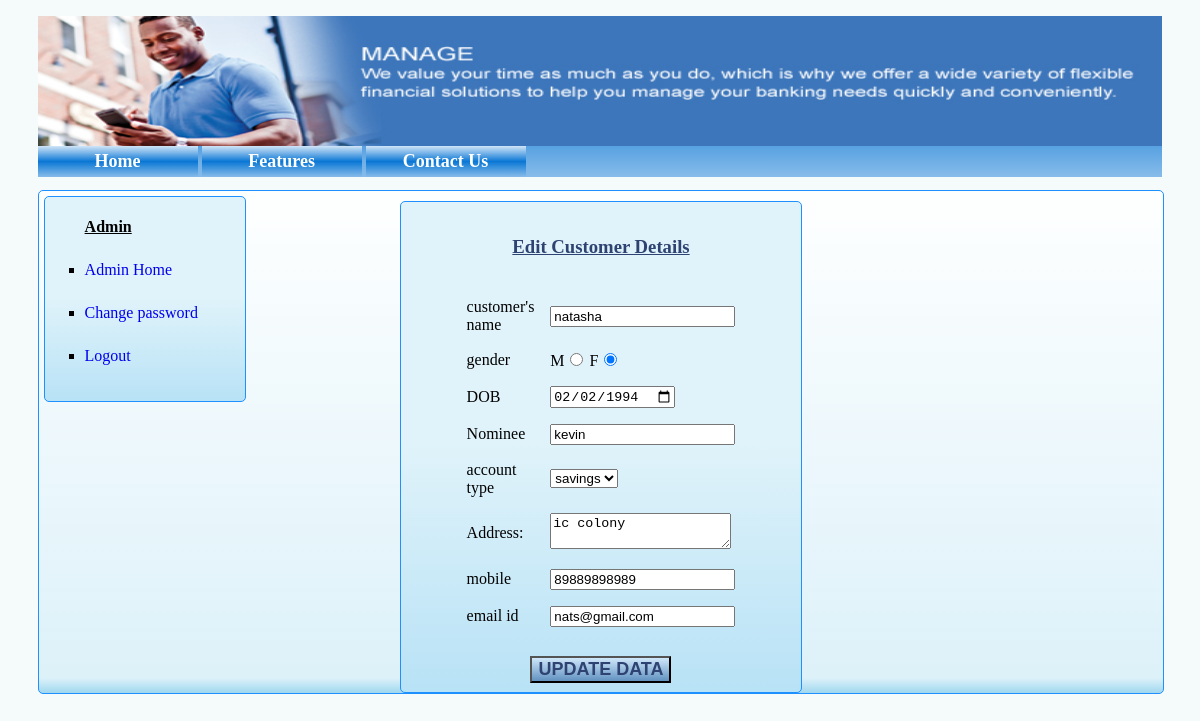
The page /editcustomer.php?customer_id=53 (signed in) on the database its author committed.
### tables this page shows
CREATE TABLE IF NOT EXISTS `customer` (
`id` int(5) NOT NULL,
  `name` varchar(255) NOT NULL,
  `gender` char(1) NOT NULL,
  `dob` date NOT NULL,
  `nominee` varchar(255) NOT NULL,
  `account` varchar(255) NOT NULL,
  `address` varchar(255) NOT NULL,
  `mobile` varchar(11) NOT NULL,
  `email` varchar(255) NOT NULL,
  `password` varchar(255) NOT NULL,
  `color_passwd` varchar(240) NOT NULL,
  `pattern` varchar(240) NOT NULL,
  `branch` varchar(255) NOT NULL,
  `ifsc` varchar(255) NOT NULL,
  `lastlogin` datetime NOT NULL,
  `accstatus` varchar(255) NOT NULL,
  `pwdlen` int(30) NOT NULL
);

### editcustomer.php (the view, shortened to what this page needs)
<?php
$id=  mysql_real_escape_string($_REQUEST['customer_id']);
$sql="SELECT * FROM `customer` WHERE id=$id";
$result=  mysql_query($sql) or die(mysql_error());
$rws=  mysql_fetch_array($result);
?>
<!DOCTYPE HTML>
<html>
    <head>
        <link rel="stylesheet" type="text/css" href="newcss.css"/>
    </head>
    <?php include 'header.php'; ?>
        <div class='content_addstaff'>
    <?php include 'admin_navbar.php'?>
                <div class='addstaff'>
                <form action="alter_customer.php" method="POST">
            <table align="center">
                 <tr><td colspan='2' align='center' style='color:#2E4372;'><h3><u>Edit Customer Details</u></h3></td></tr>
                <tr>
                    <td>customer's name</td>
                    <td><input type="text" name="edit_name" value="<?php echo $rws[1];?>" required=""/></td>
                </tr>
                <tr>
                    <td>gender</td>
                    <td>
                        M<input type="radio" name="edit_gender" value="M" <?php if($rws[2]=="M") echo "checked";?>/>
                        F<input type="radio" name="edit_gender" value="F" <?php if($rws[2]=="F") echo "checked";?>/>
                    </td>
                </tr>
                <tr>
                    <td>
                        DOB
                    </td>
                    <td>
                        <input type="date" name="edit_dob" value="<?php echo $rws[3];?>"/>
                    </td>
                </tr>
                <tr>
                    <td>Nominee</td>
                    <td><input type="text" name="edit_nominee" value="<?php echo $rws[4];?>" required=""/></td>
                </tr>
                <tr>
                    <td>account type</td>
                    <td>
                        <select name="edit_account">
                            <option <?php if($rws[5]=="savings") echo "selected";?>>savings</option>
                        </select>
                    </td>
                </tr>
                <tr>
                    <td>Address:</td>
                    <td><textarea name="edit_address"><?php echo $rws[6];?></textarea></td>
                </tr>
                    <td>mobile</td>
                    <td><input type="text" name="edit_mobile" value="<?php echo $rws[7];?>" required=""/></td>
                <tr>
                    <td>email id</td>
                    <td><input type="text" name="edit_mobile" value="<?php echo $rws[8];?>" required=""/></td>
                </tr>
                <tr>
                    <td colspan="2" align='center' style='padding-top:20px'><input type="submit" name="alter_customer" value="UPDATE DATA" class='addstaff_button'/></td>
                </tr>
            </table>
        </form>
        </div>
        </div>
    </body>
</html>

### newcss.css (style rules this page uses)
body { background-color:#F9F6F4; background-color:#F5FAFA; font-family:verdana; }
.left_panel p,h3 { padding:6px; }
.left_pane3 p,h3 { padding:6px; }
.right_panel p,h3 { padding:6px; }
.addstaff { height:102%; width:400px; background: linear-gradient(to bottom, rgba(224,243,250,1) 49%,rgba(184,226,246,1) 100%,rgba(182,223,253,1) 100%); border:1px solid dodgerblue; border-radius:5px; margin:5px; margin:auto; margin-top:10px; }
.addstaff table { border: none; }
.addstaff td { border: none;; padding:7px; }
.content_addstaff { height:106%; width:100%; border:1px solid dodgerblue; border-radius:5px; background: linear-gradient(to bottom, rgba(254,255,255,1) 0%,rgba(221,241,249,1) 97%,rgba(160,216,239,1) 100%); }
.addstaff_button { background: linear-gradient(to bottom, rgba(207,231,250,1) 0%,rgba(99,147,193,1) 98%,rgba(99,147,193,1) 100%); font-size:18px; color:#2E4372; font-weight: bold; cursor:pointer; }
table { width:20%; height:15%; border-width:0px 0px 1px 1px; border:1px solid #000000; }
table tr td { border:1px solid #000000; }

### rows shown on the page
customer: edit_name "natasha", gender "☑", edit_dob "02/02/1994", edit_nominee "kevin", edit_account "savings", edit_address "ic colony", edit_mobile "89889898989", edit_mobile "nats@gmail.com"
